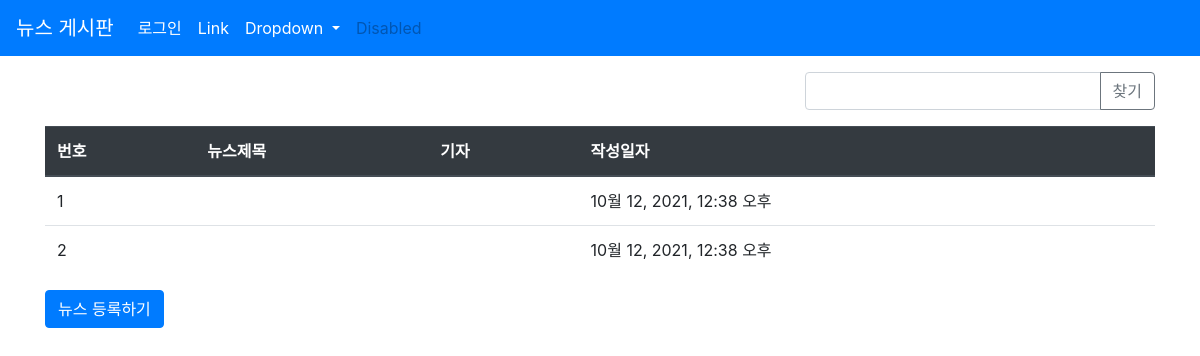
/board/, run on the app's committed database.
### board/models.py (models this page shows, shortened)
class News(models.Model):
    author = models.CharField(max_length=200)
    subject = models.CharField(max_length=200)
    content = models.TextField()
    create_date = models.DateTimeField()

### board/views.py (the view)
# urls.py: path('board/', views.list),
def list(request):
    page = request.GET.get('page', '1')
    kw = request.GET.get('kw', '')
    news_list = News.objects.values()
    print('log for test : ',news_list)
    context = {'news_list': news_list}
    return render(request, 'news_list.html', context)

### templates/news_list.html (shortened to what this page needs)
{% extends 'base.html' %}
{% block content %}
<div class="container my-3">
    <div class="row justify-content-end my-3">
        <div class="col-4 input-group">
            <input type="text" class="form-control kw" value="{{ kw|default_if_none:'' }}">
            <div class="input-group-append">
                <button class="btn btn-outline-secondary" type="button" id="btn_search">찾기</button>
            </div>
        </div>
    </div>
    <table class="table">
        <thead>
            <tr class="thead-dark">
                <th>번호</th>
                <th>뉴스제목</th>
                <th>기자</th>
                <th>작성일자</th>
            </tr>
        </thead>
        <tbody>
        {% if news_list %}
        {% for news in news_list %}
            <tr>
                <td>{{news.id}}</td>
                <td>
                </td>
                <td>{{ news.author.username }}</td>
                <td>{{ news.create_date }}</td>
            </tr>
        {% endfor %}
        {% else %}
            <tr>
                <td>뉴스가 없습니다.</td>
            </tr>
        {% endif %}
        </tbody>
    </table>
    <a href="{% url 'board:question_create' %}" class="btn btn-primary">뉴스 등록하기</a>
</div>
{% endblock %}

### data on the page
News: id "1", create_date "10월 12, 2021, 12:38 오후"
News: id "2", create_date "10월 12, 2021, 12:38 오후"
